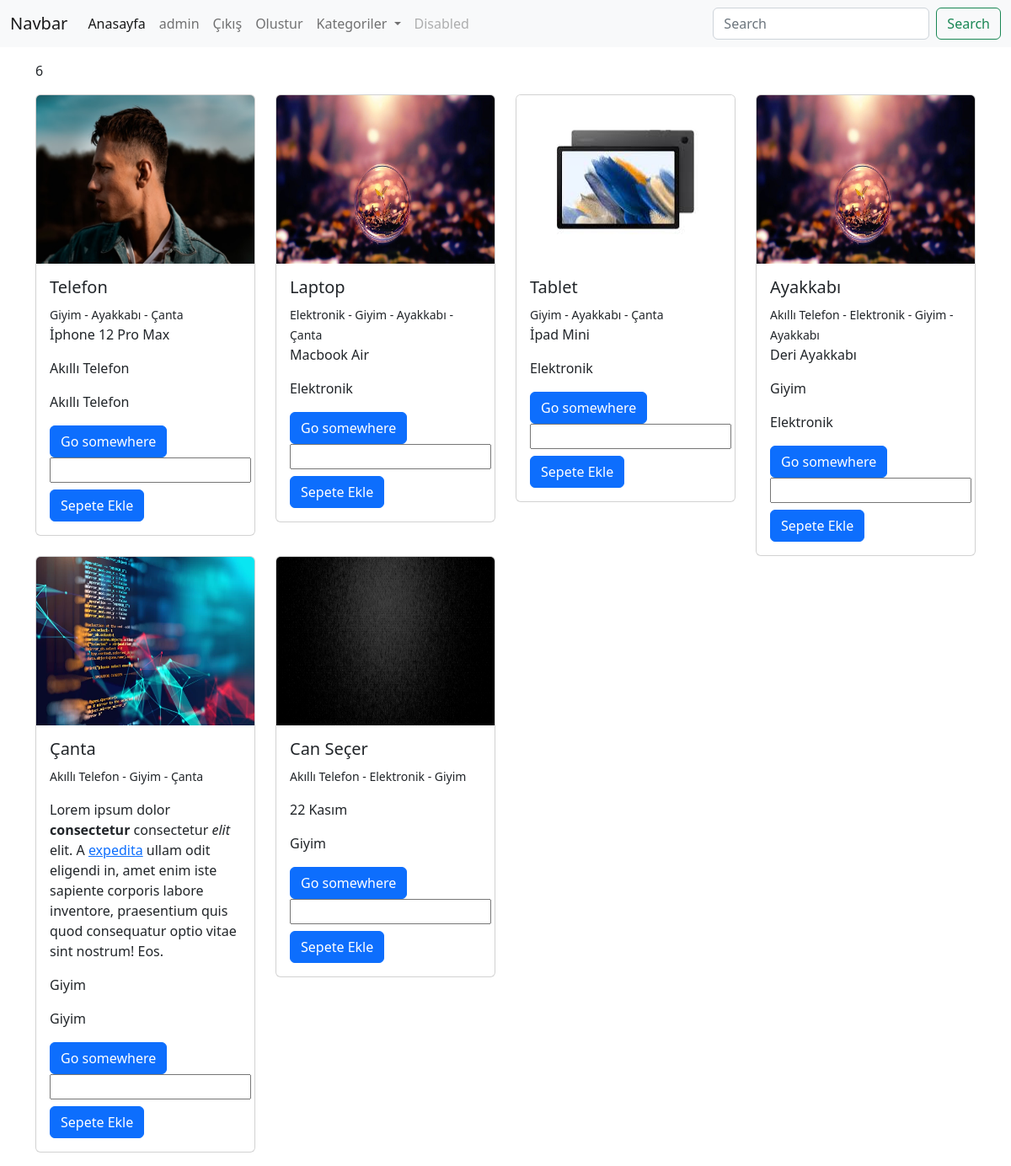
The app's page / (signed in) with its own data.
### urunler/models.py (models this page shows, shortened)
class Urun(models.Model):
    kategori = models.ForeignKey(Kategori, on_delete=models.CASCADE, null=True) # CASCADE = kategori silindiğinde ona bağlı olan ürünleri de siler. SET_NULL = .. boşa çıkarır
    sub_category = models.ManyToManyField(AltKategori)
    tek = models.OneToOneField(TekKategori, on_delete=models.CASCADE, null=True, blank=True)
    isim = models.CharField(max_length=50)
    aciklama = RichTextField(max_length=500, null=True)
    fiyat = models.IntegerField()
    resim = models.FileField(upload_to = 'urunler/', null=True, blank=True)

class AltKategori(models.Model):
    isim = models.CharField(max_length=100)

class Kategori(models.Model):
    isim = models.CharField(max_length=100)

class TekKategori(models.Model):
    isim = models.CharField(max_length=100)
    def __str__(self):
        return self.isim

### urunler/views.py (the view, shortened to what this page needs)
# urls.py: path('', index, name='index'),
def index(request):
    urunler = Urun.objects.all()
    kategoriler = Kategori.objects.all()
    sepet = Sepet.objects.filter(user = request.user)
    search = ''
    if request.GET.get('search'):
        search = request.GET.get('search')
        urunler = Urun.objects.filter(
            Q(isim__icontains = search) |
            Q(kategori__isim__icontains = search)
        )
    uzunluk = Sepet.objects.filter(user = request.user)
    post = request.POST #Ajax'dan dönen post verilerini alıyoruz.
    context = {
        'urunler':urunler,
        'search':search,
        'kategoriler':kategoriler,
        'uzunluk':uzunluk,
    }
    return render(request, 'index.html', context)

### urunler/templates/index.html (shortened to what this page needs)
{% load static %}
<!DOCTYPE html>
<html lang="en">
<head>
    <link href="https://cdn.jsdelivr.net/npm/bootstrap@5.2.2/dist/css/bootstrap.min.css" rel="stylesheet">
</head>
<body>
    {% include "includes/navbar.html" %}
      {% block content %}
      <div class="container mt-3">
        <p id="uzunluk">{{uzunluk.all.count}}</p>
        <div class="row">
            {% for urun in urunler %}
                <div class="col-3">
                    <div class="card">
                      {% if urun.resim %}
                          <img src="{{urun.resim.url}}" height="200" class="card-img-top" alt="...">
                      {% else %}
                          <img src="{% static 'resim.jpg' %}" height="200" class="card-img-top" alt="...">
                      {% endif %}
                        <div class="card-body">
                          <h5 class="card-title">{{urun.isim}}</h5>
                          {% for i in urun.sub_category.all %}
                              <small>{{i.isim}}
                              {% if forloop.last %}
                              {% else %}
                                  -
                              {% endif %}
                              </small>
                          {% endfor %}
                          <p class="card-text">{{urun.aciklama|safe}}</p>
                          <p>{{urun.kategori.isim}}</p>
                          {% if urun.tek %}
                              <p>{{urun.tek}}</p>
                          {% endif %}
                          <a href="{% url 'urun' urun.id %}" class="btn btn-primary">Go somewhere</a>
                          <form action="" method="POST" id="formdata-{{urun.id}}" role="form" class="contactForm">
                            <input type="number" name="adet" id="adet-{{urun.id}}">
                            <input type="submit" onclick="sepeteEkle('{{urun.id}}')" value="Sepete Ekle" id="conctactsub" class="btn btn-primary mt-2">
                          </form>
                        </div>
                      </div>
                </div>
            {% endfor %}
        </div>
      </div>
      {% endblock content %}
</body>
</html>

### urunler/templates/includes/navbar.html (shortened to what this page needs)
<nav class="navbar navbar-expand-lg bg-light">
    <div class="container-fluid">
      <a class="navbar-brand" href="/">Navbar</a>
      <div class="collapse navbar-collapse" id="navbarSupportedContent">
        <ul class="navbar-nav me-auto mb-2 mb-lg-0">
          <li class="nav-item">
            <a
            {% if request.path == '/' %}
                class="nav-link active"
            {% else %}
                class="nav-link"
            {% endif %}
             aria-current="page" href="/">Anasayfa</a>
          </li>
          {% if user.is_authenticated %}
              <li class="nav-item">
                <a class="nav-link" href="">{{request.user}}</a>
              </li>
              <li class="nav-item">
                <a class="nav-link" href="{% url 'logout' %}">Çıkış</a>
              </li>
              <li class="nav-item">
                <a class="nav-link" href="{% url 'olustur' %}">Olustur</a>
              </li>
          {% endif %}
          <li class="nav-item dropdown">
            <a class="nav-link dropdown-toggle" href="#" role="button" data-bs-toggle="dropdown" aria-expanded="false">
              Kategoriler
            </a>
          </li>
          <li class="nav-item">
            <a class="nav-link disabled">Disabled</a>
          </li>
        </ul>
        <form class="d-flex" action="{% url 'index' %}" method="GET" role="search">
          <input name="search" value="{{search}}" class="form-control me-2" type="search" placeholder="Search" aria-label="Search">
          <button class="btn btn-outline-success" type="submit">Search</button>
        </form>
      </div>
    </div>
  </nav>

### records on screen
Urun: resim (picture), isim "Telefon", aciklama "İphone 12 Pro Max", kategori.isim "Akıllı Telefon", tek "Akıllı Telefon"
AltKategori: isim "Giyim"
AltKategori: isim "Ayakkabı"
AltKategori: isim "Çanta"
Urun: isim "Laptop", aciklama "Macbook Air", kategori.isim "Elektronik"
AltKategori: isim "Elektronik"
Urun: resim (picture), isim "Tablet", aciklama "İpad Mini", kategori.isim "Elektronik"
Urun: isim "Ayakkabı", aciklama "Deri Ayakkabı", kategori.isim "Giyim", tek "Elektronik"
AltKategori: isim "Akıllı Telefon"
Urun: resim (picture), isim "Çanta", aciklama "Lorem ipsum dolor consectetur consectetur elit elit. A expedita ullam odit eligendi in, amet enim iste sapiente corporis labore inventore, praesentium quis quod consequatur optio vitae sint nostrum! Eos.", kategori.isim "Giyim", tek "Giyim"
Urun: resim (picture), isim "Can Seçer", aciklama "22 Kasım", kategori.isim "Giyim"

### other values on screen
{{ request.user }} "admin"
{{ uzunluk.all.count }} "6"
